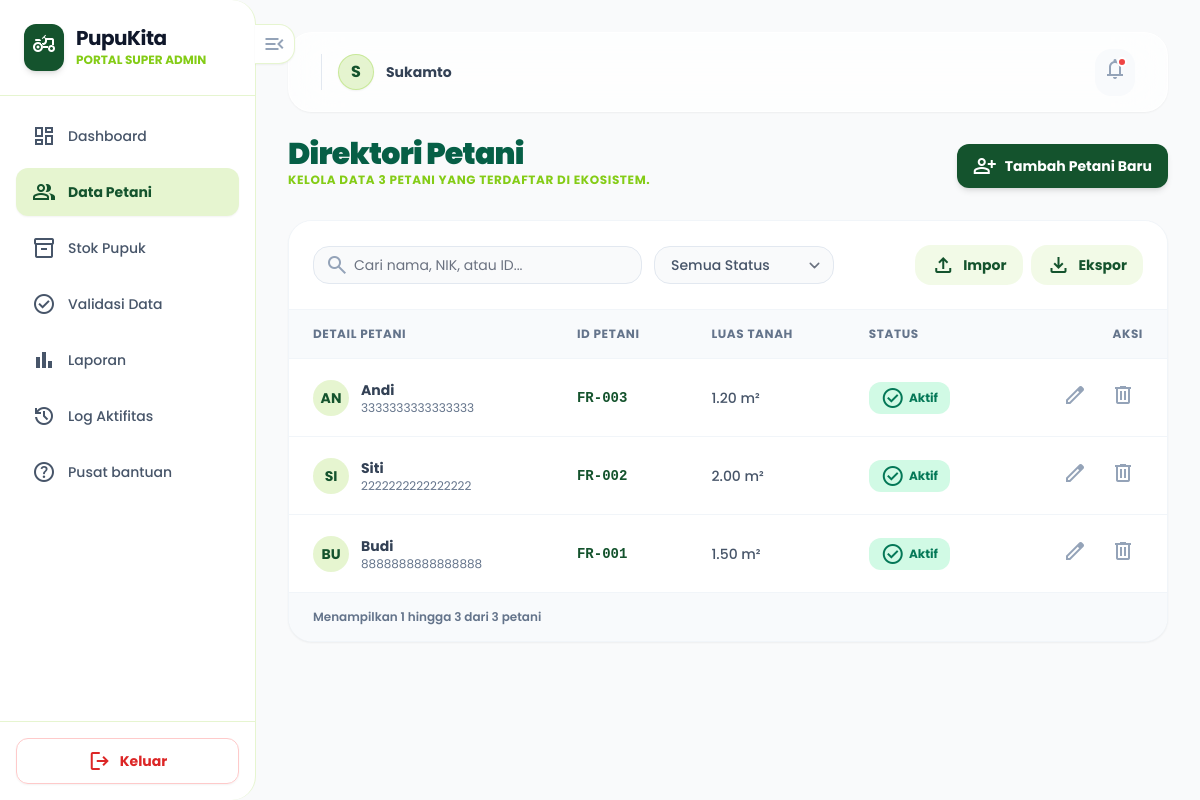
/su_admin/manajemen_petani.php (signed in), run on the app's committed database.
### tables this page shows
CREATE TABLE `petani` (
  `id` int(11) NOT NULL,
  `nama` varchar(100) DEFAULT NULL,
  `nik` varchar(20) DEFAULT NULL,
  `alamat` text DEFAULT NULL,
  `luas_tanah` decimal(5,2) DEFAULT NULL,
  `user_id` int(11) DEFAULT NULL,
  `status` enum('Aktif','Nonaktif') NOT NULL
);

CREATE TABLE `users` (
  `id` int(11) NOT NULL,
  `nik` varchar(20) NOT NULL,
  `nama` varchar(100) DEFAULT NULL,
  `password` varchar(50) DEFAULT NULL,
  `role` varchar(20) DEFAULT NULL
);

### su_admin/manajemen_petani.php (the view, shortened to what this page needs)
<?php
include '../config/koneksi.php';
$search_query = $_GET['search'] ?? '';
$where_clauses = [];
$where_sql = count($where_clauses) > 0 ? " WHERE " . implode(" AND ", $where_clauses) : "";
$items_per_page = 10;
$page_aktif = isset($_GET['page']) ? (int)$_GET['page'] : 1;
$count_sql = "SELECT COUNT(petani.id) as total
              FROM petani
              LEFT JOIN users ON petani.user_id = users.id" . $where_sql;
$count_result = $conn->query($count_sql);
$total_items = $count_result->fetch_assoc()['total'] ?? 0;
$offset = ($page_aktif - 1) * $items_per_page;
$sql = "SELECT petani.*, users.nik AS user_nik, users.nama AS user_nama
        FROM petani
        LEFT JOIN users ON petani.user_id = users.id" . $where_sql . " ORDER BY petani.id DESC LIMIT ? OFFSET ?";
$stmt = $conn->prepare($sql);
$stmt->bind_param("ii", $items_per_page, $offset);
$stmt->execute();
$result = $stmt->get_result();
?>
<!DOCTYPE html>
<html lang="id">
<head>
  <link href="../assets/css/style.css" rel="stylesheet" />
</head>
<body class="bg-bg-soft font-display text-slate-800">
  <div class="relative flex h-screen w-full overflow-hidden">
    <?php include '../components/sidebar_admin.php'; ?>
    <main class="flex-1 overflow-y-auto p-4 md:p-8">
      <?php include '../components/header_admin.php'; ?>
      <div class="space-y-6 md:space-y-8 mt-4 md:mt-6">
        <div class="flex flex-col sm:flex-row sm:items-end justify-between gap-4">
          <div>
            <h2 class="text-3xl font-black tracking-tight text-emerald-800">Direktori Petani</h2>
            <p class="text-primary-lime font-bold uppercase text-xs tracking-wider">Kelola data <?php echo number_format($total_items); ?> petani yang terdaftar di ekosistem.</p>
          </div>
          <a href="tambah_petani.php" class="flex items-center justify-center gap-2 px-4 py-2.5 bg-primary-forest text-white font-bold rounded-lg hover:bg-primary-lime transition-all shadow-md">
            <span class="material-symbols-outlined text-[20px]">person_add</span>
            <span class="text-sm">Tambah Petani Baru</span>
          </a>
        </div>
        <div class="bg-bg-card rounded-2xl border border-slate-100 shadow-sm overflow-hidden">
          <form method="GET" action="" class="p-4 md:p-6 border-b border-slate-100 flex flex-col lg:flex-row lg:items-center justify-between gap-4 bg-white">
            <div class="flex flex-wrap gap-3 flex-1">
              <div class="relative min-w-[300px] sm:min-w-[250px]">
                <span class="material-symbols-outlined absolute left-3 top-1/2 -translate-y-1/2 text-slate-400 text-lg">search</span>
                <input name="search" value="<?php echo htmlspecialchars($search_query); ?>" class="w-full pl-10 pr-4 py-2 border border-slate-200 rounded-xl text-sm focus:ring-2 focus:ring-primary-lime/20 focus:border-primary-lime outline-none transition-all bg-bg-soft" placeholder="Cari nama, NIK, atau ID..." type="text" onblur="this.form.submit()"/>
              </div>
            <select name="status" onchange="this.form.submit()" class="min-w-[180px] border border-slate-200 rounded-xl text-sm px-4 py-2 focus:ring-2 focus:ring-primary-lime/20 focus:border-primary-lime outline-none bg-bg-soft text-slate-600 font-medium">
                <option value="all">Semua Status</option>
              </select>
            </div>
            <div class="flex items-center gap-2">
              <button type="button" class="flex items-center gap-2 px-4 py-2 text-primary-forest bg-primary-lime/10 hover:bg-primary-lime/20 rounded-xl transition-colors text-sm font-bold">
                <span class="material-symbols-outlined text-[18px]">upload</span>
                Impor
              </button>
              <button type="button" class="flex items-center gap-2 px-4 py-2 text-primary-forest bg-primary-lime/10 hover:bg-primary-lime/20 rounded-xl transition-colors text-sm font-bold">
                <span class="material-symbols-outlined text-[18px]">download</span>
                Ekspor
              </button>
            </div>
          </form>
          <div class="overflow-x-auto">
            <table class="w-full text-left">
              <thead class="bg-slate-50 text-slate-500 text-xs uppercase tracking-wider font-bold">
                <tr>
                  <th class="px-4 md:px-6 py-3 md:py-4 border-b border-slate-100 whitespace-nowrap">Detail Petani</th>
                  <th class="px-4 md:px-6 py-3 md:py-4 border-b border-slate-100 whitespace-nowrap">ID Petani</th>
                  <th class="px-4 md:px-6 py-3 md:py-4 border-b border-slate-100 whitespace-nowrap">Luas Tanah</th>
                  <th class="px-4 md:px-6 py-3 md:py-4 border-b border-slate-100 whitespace-nowrap">Status</th>
                  <th class="px-4 md:px-6 py-3 md:py-4 border-b border-slate-100 whitespace-nowrap text-right">Aksi</th>
                </tr>
              </thead>
              <tbody class="divide-y divide-slate-100 text-sm">
<?php while ($row = $result->fetch_assoc()): ?>
<?php
  $nama = $row['user_nama'] ?? 'Tanpa Nama';
  $inisial = strtoupper(substr($nama, 0, 2));
  $nik = $row['user_nik'] ?? '-';
  $luas_tanah = $row['luas_tanah'] ?? '-';
  $raw_status = $row['status'] ?? 'Nonaktif';
  $status = ucfirst(strtolower(trim($raw_status)));
?>
<tr class="hover:bg-slate-50 transition-colors group bg-white">
  <td class="px-4 md:px-6 py-3 md:py-4 whitespace-nowrap">
    <div class="flex items-center gap-3">
      <div class="size-9 rounded-full bg-primary-lime/20 flex items-center justify-center overflow-hidden font-bold text-primary-forest shrink-0">
        <?php echo $inisial; ?>
      </div>
      <div>
        <div class="font-bold text-slate-700"><?php echo htmlspecialchars($nama); ?></div>
        <div class="text-xs text-slate-500"><?php echo htmlspecialchars($nik); ?></div>
      </div>
    </div>
  </td>
  <td class="px-4 md:px-6 py-3 md:py-4 whitespace-nowrap font-mono text-primary-forest font-bold">
    FR-<?php echo str_pad($row['id'], 3, '0', STR_PAD_LEFT); ?>
  </td>
  <td class="px-4 md:px-6 py-3 md:py-4 whitespace-nowrap font-medium text-slate-600">
    <?php echo htmlspecialchars($luas_tanah); ?> m&sup2;
  </td>
  <td class="px-4 md:px-6 py-3 md:py-4 whitespace-nowrap">
    <?php if ($status == 'Aktif'): ?>
      <span class="px-3 py-1 rounded-lg text-xs font-bold flex items-center gap-1 w-fit bg-emerald-100 text-emerald-700">
        <span class="material-symbols-outlined text-[14px]">check_circle</span>
        Aktif
      </span>
    <?php endif; ?>
  </td>
  <td class="px-4 md:px-6 py-3 md:py-4 whitespace-nowrap">
    <div class="flex items-center justify-end gap-2">
      <a href="edit_petani.php?id=<?php echo $row['id']; ?>"
         class="p-2 text-slate-400 hover:text-primary-forest hover:bg-primary-lime/10 rounded-lg transition-colors"
         title="Edit Profil">
        <span class="material-symbols-outlined text-[18px]">edit</span>
      </a>
      <button type="button"
         class="delete-btn p-2 text-slate-400 hover:text-red-600 hover:bg-red-50 rounded-lg transition-colors"
         data-id="<?php echo $row['id']; ?>"
         data-nama="<?php echo htmlspecialchars($nama, ENT_QUOTES); ?>"
         title="Hapus">
        <span class="material-symbols-outlined text-[18px]">delete</span>
      </button>
    </div>
  </td>
</tr>
<?php endwhile; ?>
</tbody>
            </table>
          </div>
          <div class="px-4 md:px-6 py-4 bg-slate-50 border-t border-slate-100 flex flex-col sm:flex-row items-center justify-between gap-4">
            <?php
                $start_item = ($page_aktif - 1) * $items_per_page + 1;
                $end_item = min($start_item + $items_per_page - 1, $total_items);
            ?>
            <p class="text-xs font-semibold text-slate-500">
                <?php if ($total_items > 0): ?>
                    Menampilkan <?php echo $start_item; ?> hingga <?php echo $end_item; ?> dari <?php echo $total_items; ?> petani
                <?php else: ?>
                    Tidak ada data untuk ditampilkan
                <?php endif; ?>
            </p>
          </div>
        </div>
      </div>
    </main>
  </div>
</body>
</html>

### data on the page
petani: user.nama "AN", user.nama "Andi", user.nik "3333333333333333", id "003", luas_tanah "1.20", status "Aktif" (drawn)
petani: user.nama "SI", user.nama "Siti", user.nik "2222222222222222", id "002", luas_tanah "2.00", status "Aktif" (drawn)
petani: user.nama "BU", user.nama "Budi", user.nik "8888888888888888", id "001", luas_tanah "1.50", status "Aktif" (drawn)

### other printed values
substr($_SESSION['nama'] ?? 'U', 0, 1) "S"
$_SESSION['nama'] "Sukamto"
$total_items "3"
$start_item "1"
$end_item "3"
